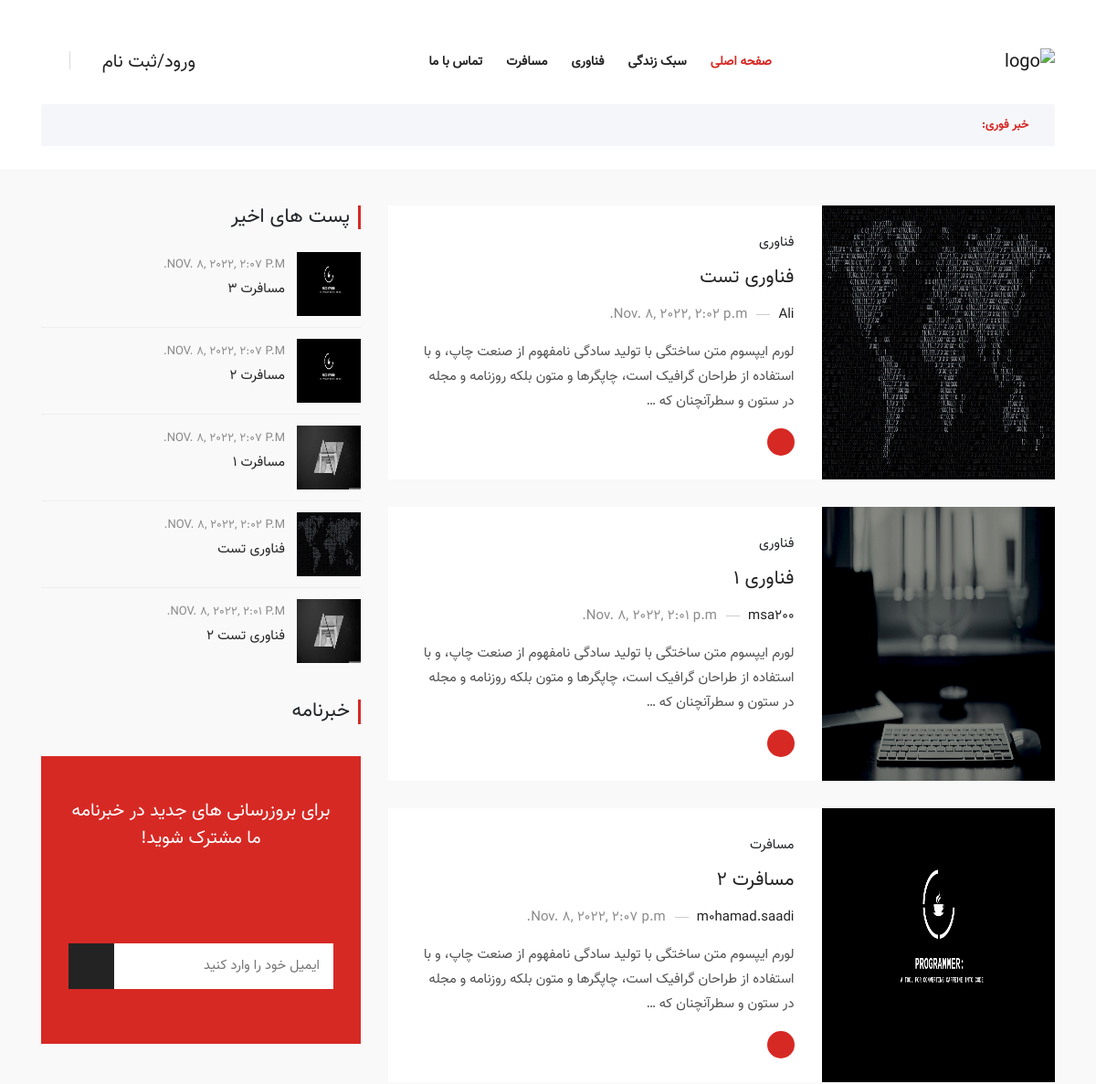
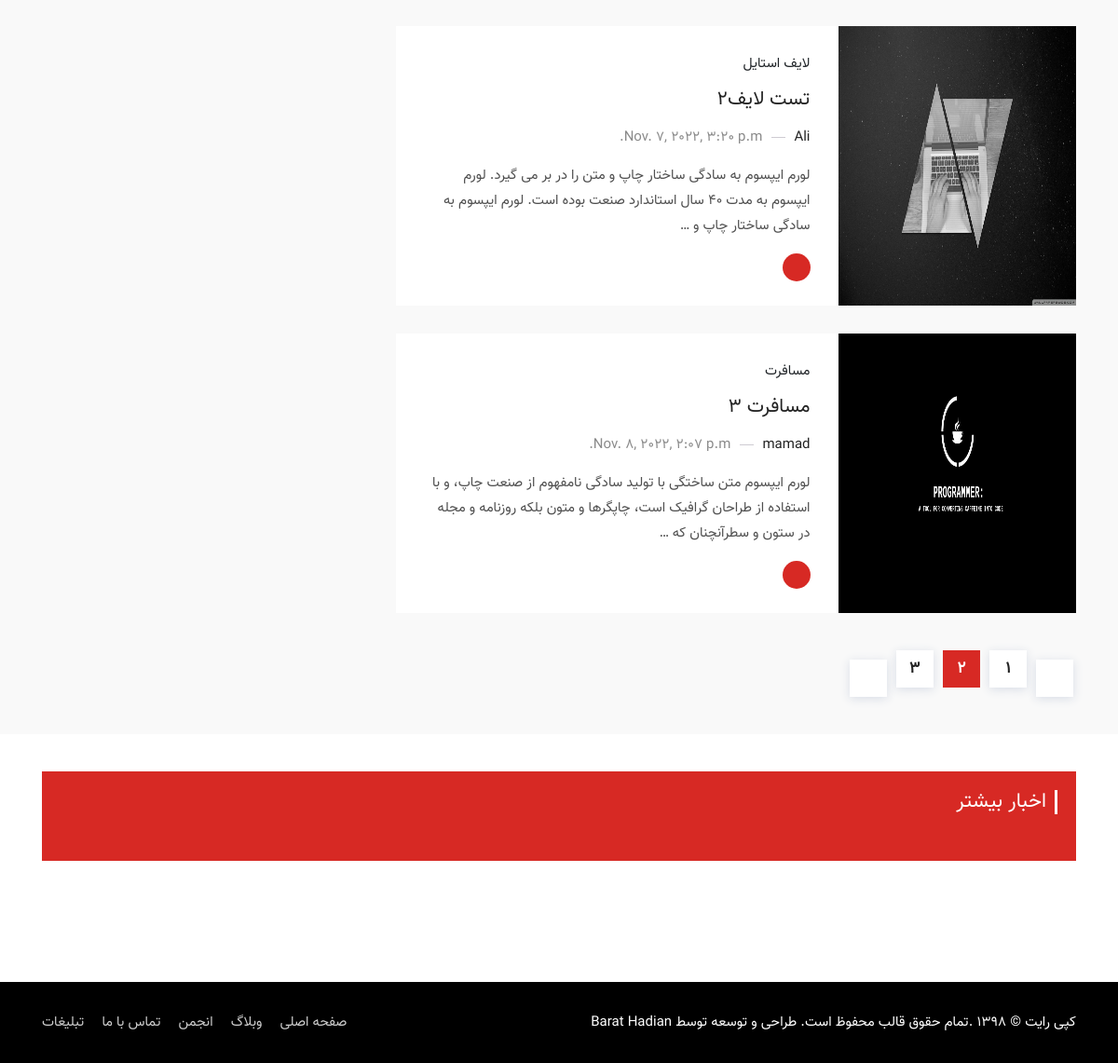
The page / on the database its author committed (2 pictures, top to bottom).
### Blog/models.py (models this page shows, shortened)
class Article(models.Model):
    author = models.ForeignKey(User, on_delete=models.CASCADE)
    category = models.ManyToManyField(Category, related_name='articles')
    title = models.CharField(max_length=100)
    body = models.TextField(max_length=2000)
    created = models.DateTimeField(auto_now_add=True)
    updated = models.DateTimeField(auto_now_add=True)
    image = models.ImageField(upload_to='profile/image', blank=True, null=True)

class Category(models.Model):
    title = models.CharField(max_length=100)
    created = models.DateTimeField(auto_now_add=True)
    class Meta:
        verbose_name_plural = "categories"
    def __str__(self):
        return self.title

### Blog/views.py (the view, shortened to what this page needs)
# urls.py: path('', views.home, name='home'),
def home(request):
    articles = Article.objects.all().order_by('?')
    recent = Article.objects.all().order_by('-updated')
    cat = Category.objects.all()
    for article in articles:
        category = article.category.all()
    return render(request, 'Blog/index-7.html', {'articles': articles, 'recent_article': recent, 'category': category, 'cat': cat})

### Blog/templates/Blog/index-7.html (shortened to what this page needs)
﻿{% load static %}
<!doctype html>
<html lang="fa">
<head>
    <link rel="stylesheet" href="{% static 'assets/css/bootstrap.min.css' %}">
    <link rel="stylesheet" href="{% static 'assets/css/animate.min.css' %}">
    <link rel="stylesheet" href="{% static 'assets/css/icofont.min.css' %}">
    <link rel="stylesheet" href="{% static 'assets/css/meanmenu.css' %}">
    <link rel="stylesheet" href="{% static 'assets/css/owl.carousel.min.css' %}">
    <link rel="stylesheet" href="{% static 'assets/css/magnific-popup.min.css' %}">
    <link rel="stylesheet" href="{% static 'assets/css/style.css' %}">
    <link rel="stylesheet" href="{% static 'assets/css/rtl.css' %}">
    <link rel="stylesheet" href="{% static 'assets/css/responsive.css' %}">
</head>
<body>
<header class="header-area">
    <div class="navbar-area">
        <div class="sinmun-nav">
            <div class="container">
                <nav class="navbar navbar-expand-md navbar-light">
                    <a class="navbar-brand" href="{% url 'blog:home' %}"><img src="{% static 'assets/img/logo.png' %}"
                                                                     alt="logo"></a>
                    <div class="collapse navbar-collapse mean-menu" id="navbarSupportedContent">
                        <ul class="navbar-nav">
                            <li class="nav-item"><a href="{% url 'blog:home' %}" class="nav-link active">صفحه اصلی</a>
                            </li>
                            <li class="nav-item"><a href="{% url 'blog:cat_lifestyle' %}" class="nav-link">سبک زندگی</a>
                            </li>
                            <li class="nav-item"><a href="{% url 'blog:cat_tech' %}" class="nav-link">فناوری</a></li>
                            <li class="nav-item"><a href="{% url 'blog:cat_travel' %}" class="nav-link">مسافرت</a></li>
                            <li class="nav-item"><a href="{% url 'blog:contact' %}" class="nav-link">تماس با ما</a>
                            </li>
                        </ul>
                        <div class="others-options">
                            <ul> {% if request.user.is_authenticated %}
                                <li><a href="{% url 'blog:home' %}"> {{ request.user.username }} <i
                                        class="icofont-user-alt-5"></i></a></li>
                                <li><a href="{% url 'blog:logout' %}"> خروج</a></li>
                                <li class="header-search">
                                    <div class="nav-search">
                                        <div class="nav-search-button">
                                            <i class="icofont-ui-search"></i>
                                        </div>
                                        {% else %}
                                <li><a href="{% url 'blog:signin' %}"> ورود/ثبت نام <i class="icofont-user-alt-5"></i></a></li>
                                <li class="header-search">
                                <div class="nav-search">
                                <div class="nav-search-button">
                                    <i class="icofont-ui-search"></i>
                                </div>
                            {% endif %}
                                </div>
                                </li>
                            </ul>
                        </div>
                    </div>
                </nav>
            </div>
        </div>
    </div>
    <div class="breaking-news">
        <div class="container">
            <div class="breaking-news-content clearfix">
                <h6 class="breaking-title"><i class="icofont-flash"></i> خبر فوری:</h6>
            </div>
        </div>
    </div>
</header>
<section class="main-content-area ptb-40">
    <div class="container">
        <div class="row">
            <div class="col-lg-8">
                {% for article in articles|slice:":5" %}
                <div class="blog-box">
                    <div class="d-flex flex-wrap">
                        <div class="posts-thumb align-self-stretch">
                            <a href="{% url 'blog:posts'  article.id   %}">
                               <img src="{{ article.image.url }}" width="100%" height="100%">
                            </a>
                        </div>
                        <div class="posts-content">
                            <div class="cat">
                                {{ article.category.all.first }}
                            </div>
                            <h3 class="title"><a href="{% url 'blog:posts'  article.id   %}">{{ article.title }}</a></h3>
                            <div class="posts-meta">
                                        <span class="posts-author">
                                            <a href="#">{{ article.author.username }}</a>
                                        </span>
                                <span class="posts-date">
                                           {{ article.created }}
                                        </span>
                            </div>
                            <p> {{ article.body|truncatewords:30 }} </p>
                            <a href="{% url 'blog:posts'  article.id   %}" class="read-more-btn"><span>ادامه خواندن</span> <i
                                    class="icofont-arrow-left"></i></a>
                        </div>
                    </div>
                </div>
                {% endfor %}
                <div class="pagination-area">
                    <a href="#" class="prev page-numbers"><i class="icofont-double-right"></i></a>
                    <a href="#" class="page-numbers">1</a>
                    <span class="page-numbers current" aria-current="page">2</span>
                    <a href="#" class="page-numbers">3</a>
                    <a href="#" class="next page-numbers"><i class="icofont-double-left"></i></a>
                </div>
            </div>
            <div class="col-lg-4">
                <aside class="widget-area" id="secondary">
                    <section class="widget wiget_posts_thumbs">
                        <h3 class="widget-title">پست های اخیر</h3>
                    {% for article in recent_article|slice:":5" %}
                        <article>
                            <a href="{% url 'blog:posts'  article.id   %}" class="thumb">
                                <img src="{{ article.image.url }}" height="70px" width="70px">
                            </a>
                            <div class="info">
                                <time datetime="2019-05-11">{{ article.created }}</time>
                                <h4 class="title">
                                    <a href="{% url 'blog:posts'  article.id   %}">{{ article.title }}</a>
                                </h4>
                            </div>
                        </article>
                        {% endfor %}
                    </section>
                <div class="newsletter-box">
                    <div class="section-title">
                        <h2>خبرنامه</h2>
                    </div>
                    {% include 'includes/newsletter.html' %}
                </div>
                </aside>
            </div>
        </div>
    </div>
</section>
<section class="more-news-area pt-40">
    <div class="container">
        <div class="more-news-inner">
            <div class="section-title">
                <h2>اخبار بیشتر</h2>
            </div>
        </div>
    </div>
</section>
<div class="copyright-area">
    <div class="container">
        <div class="row align-items-center">
            <div class="col-lg-6 col-md-12">
                <p>کپی رایت © 1398 .تمام حقوق قالب محفوظ است. طراحی و توسعه توسط <a
                        href="https://www.rtl-theme.com/author/barat/?aff=barat" target="_blank">Barat Hadian</a></p>
            </div>
            <div class="col-lg-6 col-md-12">
                <ul class="footer-nav">
                    <li><a href="#">صفحه اصلی</a></li>
                    <li><a href="#">وبلاگ</a></li>
                    <li><a href="#">انجمن</a></li>
                    <li><a href="#">تماس با ما</a></li>
                    <li><a href="#">تبلیغات</a></li>
                </ul>
            </div>
        </div>
    </div>
</div>
</body>
</html>

### static/assets/css/rtl.css (style rules this page uses)
body { direction: rtl; }
.main-content-area .pagination-area { text-align: right; }
.navbar-brand { margin-right: 0; }
.sinmun-nav nav .others-options ul li .nav-search { border-right: 1px solid #dcdcdc; border-left: none; padding-right: 15px; padding-left: 0; }
.sinmun-nav nav .others-options ul li a { margin-left: 10px; margin-right: 0; }
.breaking-news-content .breaking-title { padding-left: 8px; padding-right: 0; float: right; }
.section-title h2 { border-left: none; border-right: 3px solid #d72924; padding-right: 9px; padding-left: 0; }
.section-title { text-align: right; }
.copyright-area { text-align: right; }
.copyright-area .footer-nav { text-align: left; }
.copyright-area .footer-nav li { margin-right: 15px; margin-left: 0; }
.copyright-area .footer-nav li:first-child { margin-right: 0; }
.blog-box .posts-content { text-align: right; }
.blog-box .posts-content .read-more-btn i { right: 0; left: auto; }
.widget-area .widget .widget-title { border-right: 3px solid #d72924; border-left: none; padding-right: 9px; padding-left: 0; text-align: right; }
.blog-box .posts-content .posts-meta .posts-author { padding-left: 20px; padding-right: 0; }
.blog-box .posts-content .posts-meta .posts-date { padding-right: 10px; padding-left: 0; }
.blog-box .posts-content .posts-meta .posts-author::after { left: 0; right: auto; }
.widget-area .wiget_posts_thumbs article .thumb { float: right; padding-left: 13px; padding-right: 0; }
.info { text-align: right; }

### rows shown on the page
Article: image (picture), category.all.first "فناوری", title "فناوری تست", author.username "Ali", created "Nov. 8, 2022, 2:02 p.m.", body "لورم ایپسوم متن ساختگی با تولید سادگی نامفهوم از صنعت چاپ، و با استفاده از طراحان گرافیک است، چاپگرها و متون بلکه روزنامه و مجله در ستون و سطرآنچنان که …", created "NOV. 8, 2022, 2:02 P.M."
Article: image (picture), category.all.first "فناوری", title "فناوری 1", author.username "msa200", created "Nov. 8, 2022, 2:01 p.m.", body "لورم ایپسوم متن ساختگی با تولید سادگی نامفهوم از صنعت چاپ، و با استفاده از طراحان گرافیک است، چاپگرها و متون بلکه روزنامه و مجله در ستون و سطرآنچنان که …"
Article: image (picture), category.all.first "مسافرت", title "مسافرت 2", author.username "m0hamad.saadi", created "Nov. 8, 2022, 2:07 p.m.", body "لورم ایپسوم متن ساختگی با تولید سادگی نامفهوم از صنعت چاپ، و با استفاده از طراحان گرافیک است، چاپگرها و متون بلکه روزنامه و مجله در ستون و سطرآنچنان که …", created "NOV. 8, 2022, 2:07 P.M."
Article: image (picture), category.all.first "لایف استایل", title "تست لایف2", author.username "Ali", created "Nov. 7, 2022, 3:20 p.m.", body "لورم ایپسوم به سادگی ساختار چاپ و متن را در بر می گیرد. لورم ایپسوم به مدت 40 سال استاندارد صنعت بوده است. لورم ایپسوم به سادگی ساختار چاپ و …"
Article: image (picture), category.all.first "مسافرت", title "مسافرت 3", author.username "mamad", created "Nov. 8, 2022, 2:07 p.m.", body "لورم ایپسوم متن ساختگی با تولید سادگی نامفهوم از صنعت چاپ، و با استفاده از طراحان گرافیک است، چاپگرها و متون بلکه روزنامه و مجله در ستون و سطرآنچنان که …", created "NOV. 8, 2022, 2:07 P.M."
Article: image (picture), created "NOV. 8, 2022, 2:07 P.M.", title "مسافرت 1"
Article: image (picture), created "NOV. 8, 2022, 2:01 P.M.", title "فناوری تست 2"
